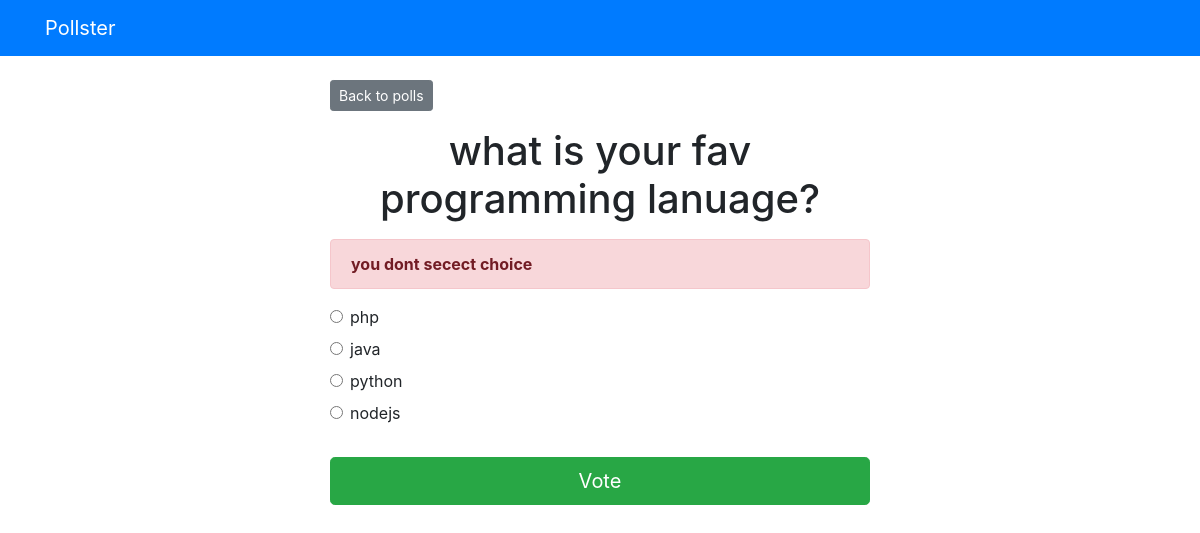
The page /polls/1/vote/ on the database its author committed.
### polls/models.py (models this page shows, shortened)
class Question(models.Model):
	question_text = models.CharField(max_length=200)
	pub_date = models.DateTimeField("date published")

class Choice(models.Model):
	question = models.ForeignKey(Question, on_delete=models.CASCADE)
	choice_text = models.CharField(max_length=200)
	votes = models.IntegerField(default=0)

### polls/views.py (the view)
# urls.py: path("<int:question_id>/vote/", views.vote, name="vote")
def vote(request, question_id):
	question = get_object_or_404(Question, pk=question_id)
	try:
		selected_choice = question.choice_set.get(pk=request.POST['choice'])
	except (KeyError, Choice.DoesNotExist):
		return render(request, "polls/detail.html", {
			"question": question,
			"error_message": "you dont secect choice",
			})
	else:
		selected_choice.votes +=1
		selected_choice.save()
		return HttpResponseRedirect(reverse("polls:results", args=(question.id,)))

### templates/polls/detail.html (shortened to what this page needs)
{% extends 'base.html' %}
{% block content %}
<a href="{% url 'polls:index' %}" class="btn btn-secondary btn-sm mb-3">Back to polls</a>
<h1 class="text-center mb-3">{{ question.question_text }}</h1>
{% if error_message %}
<p class="alert alert-danger">
	<strong>{{ error_message }}</strong>
</p>
{% endif %}
<form action="{% url 'polls:vote' question.id %}" method="POST">
	{% for choice in question.choice_set.all %}
		<div class="form-check">
			<input type="radio" name="choice" class="form-check-input" id="choice{{ forloop.counter }}" value="{{ choice.id }}">
			<label for="choice{{ forloop.counter }}">{{ choice.choice_text }}</label>
		</div>
	{% endfor %}
	<input type="submit" name="submit" value="Vote" class="btn btn-success btn-lg btn-block mt-4">
</form>
{% endblock %}

### rows shown on the page
Question: question_text "what is your fav programming lanuage?"
Choice: choice_text "php"
Choice: choice_text "java"
Choice: choice_text "python"
Choice: choice_text "nodejs"

### other values the page prints
{{ error_message }} "you dont secect choice"
